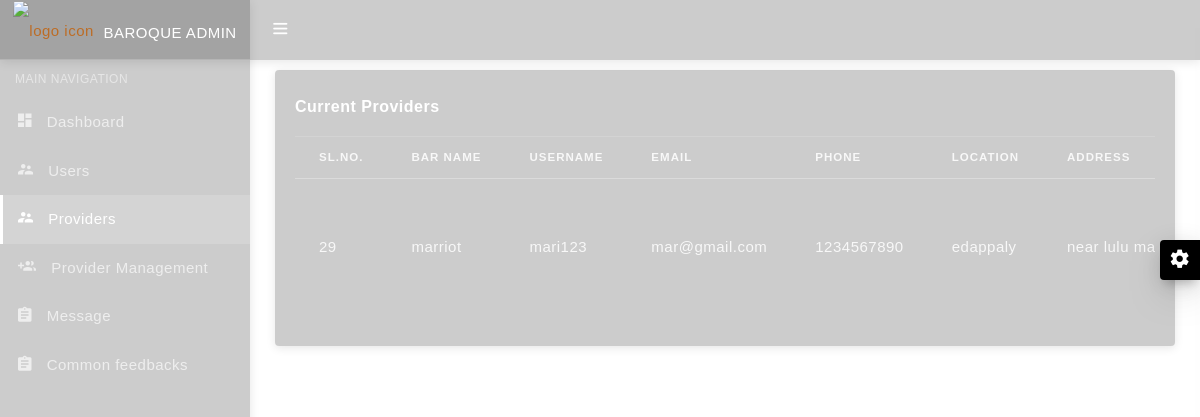
Screenshot of /providers with the database file from the repository.
### barapp/models.py (models this page shows, shortened)
class proreg(models.Model):
    barname = models.CharField(max_length=20)
    email = models.EmailField()
    license = models.FileField()
    uname = models.CharField(max_length=30)
    location = models.CharField(max_length=20)
    address = models.CharField(max_length=100)
    phone = models.IntegerField()
    action = models.CharField(max_length=20)

### barapp/views.py (the view)
# urls.py: path('providers',views.viewpros),
def viewpros(re):
    d = proreg.objects.filter(action='Confirm')
    return render(re,'admin/providers.html',{'r':d})

### templates/admin/providers.html (shortened to what this page needs)
<!DOCTYPE html>
{% load static %}
<html lang="en">
<head>
  <link href="{% static 'assets1/css/pace.min.css' %}" rel="stylesheet"/>
  <link href="{% static 'assets1/plugins/simplebar/css/simplebar.css' %}" rel="stylesheet"/>
  <link href="{% static 'assets1/css/bootstrap.min.css' %}" rel="stylesheet"/>
  <link href="{% static 'assets1/css/animate.css' %}" rel="stylesheet" type="text/css"/>
  <link href="{% static 'assets1/css/icons.css' %}" rel="stylesheet" type="text/css"/>
  <link href="{% static 'assets1/css/sidebar-menu.css' %}" rel="stylesheet"/>
  <link href="{% static 'assets1/css/app-style.css' %}" rel="stylesheet"/>
    <link href="{% static 'css/tooplate-barista.css' %}" rel="stylesheet">
</head>
<body class="bg-theme bg-theme1">
 <div id="wrapper">
   <div id="sidebar-wrapper" data-simplebar="" data-simplebar-auto-hide="true">
     <div class="brand-logo">
      <a href="index.html">
       <img src="{% static 'assets1/images/logo-icon.png' %}" class="logo-icon" alt="logo icon">
       <h5 class="logo-text">BaroQue Admin</h5>
     </a>
   </div>
   <ul class="sidebar-menu do-nicescrol">
      <li class="sidebar-header">MAIN NAVIGATION</li>
      <li>
        <a href="adash">
          <i class="zmdi zmdi-view-dashboard"></i> <span>Dashboard</span>
        </a>
      </li>
    <li>
     <a href="users">
       <i class="zmdi zmdi-accounts-alt"></i> <span>Users</span>
     </a>
    </li>
      <li>
        <a href="providers">
          <i class="zmdi zmdi-accounts-alt"></i> <span>Providers</span>
        </a>
      </li>
     <li>
        <a href="promanage">
          <i class="zmdi zmdi-accounts-add"></i> <span>Provider Management</span>
        </a>
      </li>
      <li>
        <a href="promessage">
          <i class="zmdi zmdi-assignment"></i> <span>Message</span>
        </a>
      </li>
     <li>
        <a href="commonfeedback">
          <i class="zmdi zmdi-assignment"></i> <span>Common feedbacks</span>
        </a>
     </li>
    </ul>
   </div>
<header class="topbar-nav">
 <nav class="navbar navbar-expand fixed-top">
  <ul class="navbar-nav mr-auto align-items-center">
    <li class="nav-item">
      <a class="nav-link toggle-menu" href="javascript:void();">
       <i class="icon-menu menu-icon"></i>
     </a>
    </li>
  </ul>
</nav>
</header>
  <div class="content-wrapper">
    <div class="container-fluid">
      <div class="row">
        <div class="col-lg-12">
          <div class="card">
            <div class="card-body">
              <h3 class="card-title">Current Providers</h3>
			  <div class="table-responsive">
              <table class="table table-hover">
                <thead>
                  <tr>
                    <th scope="col">Sl.No.</th>
                    <th scope="col">Bar Name</th>
                    <th scope="col">Username</th>
                    <th scope="col">Email</th>
                    <th scope="col">Phone</th>
                    <th scope="col">Location</th>
                    <th scope="col">Address</th>
                  </tr>
                </thead>
                <tbody>
                  <tr class="table-body-row">
                        {% for i in r %}
                              <form action="deleting" method="post">
                                <td><br><br>{{i.id}}</td>
                                <td><br><br>{{i.barname}}</td>
                                <td><br><br>{{i.uname}}</td>
                                <td><br><br>{{i.email}}</td>
                                <td><br><br>{{i.phone}}</td>
                                <td><br><br>{{i.location}}</td>
                                <td><br><br>{{i.address}}</td>
                              </form>
                  </tr>
                        {% endfor %}
                </tbody>
              </table>
            </div>
            </div>
          </div>
        </div>
      </div>
    </div>
    </div>
   <div class="right-sidebar">
    <div class="switcher-icon">
      <i class="zmdi zmdi-settings zmdi-hc-spin"></i>
    </div>
   </div>
  </div>
</body>
</html>

### staticfiles/assets1/css/sidebar-menu.css (style rules this page uses)
.sidebar-menu { list-style: none; margin: 0; padding: 0; background-color: transparent; }
.sidebar-menu>li { position: relative; margin: 0; padding: 0; }
.sidebar-menu>li>a { padding: 13px 5px 13px 15px; display: block; border-left: 3px solid transparent; color: rgba(255, 255, 255, 0.65); font-size: 15px; }
.sidebar-menu>li:hover>a, .sidebar-menu>li.active>a { color: #ffffff; background: rgba(255, 255, 255, 0.15); border-left-color: #ffffff; }
.sidebar-menu li.sidebar-header { padding: 10px 25px 10px 15px; font-size: 12px; color: rgba(255, 255, 255, 0.5); }
.sidebar-menu a { color: #b8c7ce; text-decoration: none; }

### staticfiles/css/tooplate-barista.css (style rules this page uses)
:root { --white-color: #ffffff; --primary-color: #BC6C25; --secondary-color: #DDA15E; --section-bg-color: #b78752; --custom-btn-bg-color: #DDA15E; --custom-btn-bg-hover-color: #ff0000; --dark-color: #000000; --p-color: #717275; --border-color: #7fffd4; --link-hover-color: #E76F51; --body-font-family: 'Plus Jakarta Sans', sans-serif; --h1-font-size: 68px; --h2-font-size: 46px; --h3-font-size: 32px; --h4-font-size: 28px; --h5-font-size: 24px; --h6-font-size: 22px; --p-font-size: 20px; --btn-font-size: 16px; --form-btn-font-size: 18px; --menu-font-size: 16px; --border-radius-large: 100px; --border-radius-medium: 20px; --border-radius-small: 10px; --font-weight-thin: 200; --font-weight-light: 300; --font-weight-normal: 400; --font-weight-bold: 700; }
body { background-color: var(--white-color); font-family: var(--body-font-family); }
h2, h3, h4, h5, h6 { color: var(--dark-color); }
h1, h2, h3, h4, h5, h6 { font-weight: var(--font-weight-bold); }
h3 { font-size: var(--h3-font-size); }
h5 { font-size: var(--h5-font-size); }
ul li { color: var(--p-color); font-size: var(--p-font-size); font-weight: var(--font-weight-light); }
a, button { touch-action: manipulation; transition: all 0.3s; }
a { display: inline-block; color: var(--primary-color); text-decoration: none; }
.navbar { background: transparent; z-index: 999999; padding-top: 30px; padding-bottom: 30px; }
.navbar-nav .nav-link { display: inline-block; color: var(--white-color); font-size: var(--menu-font-size); font-weight: var(--font-weight-bold); padding-top: 15px; padding-bottom: 15px; }

### rows the page displays
proreg: id "29", barname "marriot", uname "mari123", email "mar@gmail.com", phone "1234567890", location "edappaly", address "near lulu…"
